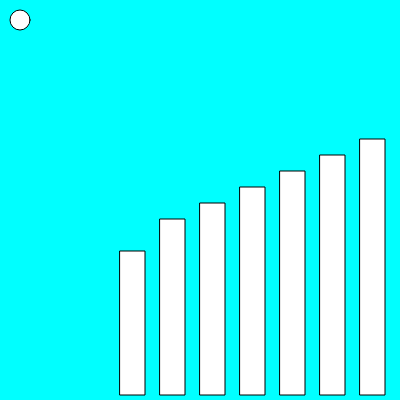
Frame 1 (no input)
Frame 60 (no input): identical to frame 1, image omitted
Frame 120 (the mouse pressed at the canvas centre since frame 60): identical to frame 1, image omitted

The p5.js sketch that drew this single still picture (run headless with seeded random() and noise() and a simulated clock; from frame 60 on, the mouse is pressed at the canvas centre):

// p5.js sketch
// ── sketch.js
class Building {

  constructor() {
    this.height = 10;
    //where it is on the ground
    this.position = 1;
    this.yPosition = 390;
    this.width = 25;
    this.floors = 10;

    //Each floor is approximately equal to 12 feet
    //If a building has 3 floors it would be 3*12=36 feet high.
    this.building_height = this.floors * 12;

  }
  display() {
    this.height = this.floors * 8;
    this.yPosition = 395 - (this.height);
    //this.xPosition=395-(this.height);
    this.xPosition = this.position * 40;
    rect(this.xPosition, this.yPosition, this.width, this.height);
  }

}



var b1, b2, b3, b4, b5, b6, b7;
function setup() {
  
  // canvas
  
  createCanvas(400, 400);
  
  // buildings
  
  b1 = new Building();
  b1.position = 3;
  b1.floors = 18;

  b2 = new Building();
  b2.position = 4;
  b2.floors = 22;
  
  b3 = new Building();
  b3.position = 5;
  b3.floors = 24;
  
  b4 = new Building();
  b4.position = 6;
  b4.floors = 26;
  
  b5 = new Building();
  b5.position = 7;
  b5.floors = 28;
  
  b6 = new Building();
  b6.position = 8;
  b6.floors = 30;
  
  b7 = new Building();
  b7.position = 9;
  b7.floors = 32;

}

function draw() {
  
  // background colour (light blue because of the sky)
  
  background(0, 255, 255);
  
  // drawing the buildings
  
  b1.display();
  b2.display();
  b3.display();
  b4.display();
  b5.display();
  b6.display();
  b7.display();
  
  // this is a sun to show the sunlight's direction
  // as you can see, the people in the penthouses get the sunlight
  
  circle(20, 20, 20);
}
